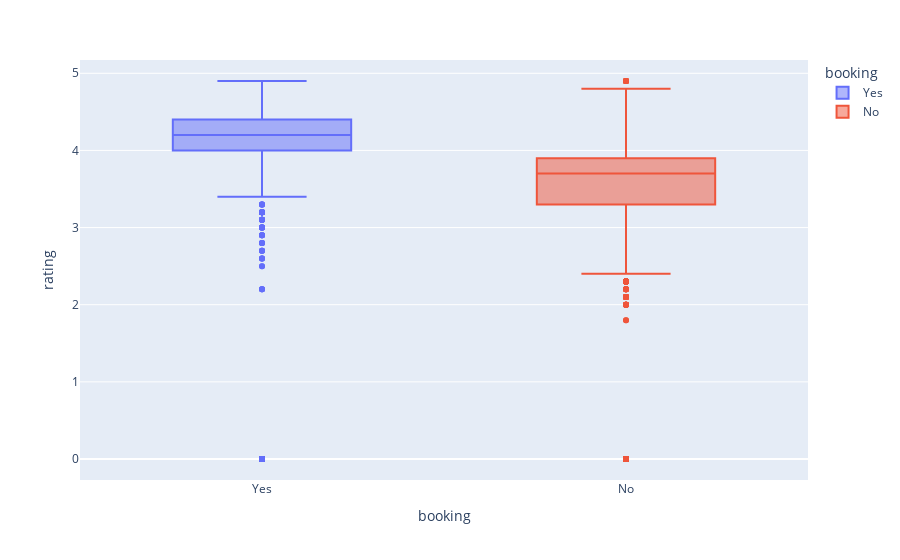

Notebook cell for this chart:
### Markdown cell above
* The restaurants which have the online order have the maximum rating but the restaurants which dont have has the lowest rating.
* Average rating of online order is higher.

### Code cell
fig= px.box(zomato,x='booking',
               y='rating',
            color='booking'            
               )
fig.show()

### Figure 1 — Plotly figure (JSON) as saved in the notebook; plotly's stock layout.template omitted (floating-point values rounded to 4 significant figures; data arrays with more than 128 entries replaced by an {"elided": "..."} marker saying what was removed)
{"data": [{"alignmentgroup": "True", "hovertemplate": "booking=%{x}<br>rating=%{y}<extra></extra>", "legendgroup": "Yes", "marker": {"color": "#636efa"}, "name": "Yes", "notched": false, "offsetgroup": "Yes", "orientation": "v", "showlegend": true, "type": "box", "x": {"elided": "5386 str values"}, "x0": " ", "xaxis": "x", "y": {"elided": "5386 float values"}, "y0": " ", "yaxis": "y"}, {"alignmentgroup": "True", "hovertemplate": "booking=%{x}<br>rating=%{y}<extra></extra>", "legendgroup": "No", "marker": {"color": "#EF553B"}, "name": "No", "notched": false, "offsetgroup": "No", "orientation": "v", "showlegend": true, "type": "box", "x": {"elided": "25572 str values"}, "x0": " ", "xaxis": "x", "y": {"elided": "25572 float values"}, "y0": " ", "yaxis": "y"}], "layout": {"boxmode": "overlay", "legend": {"title": {"text": "booking"}, "tracegroupgap": 0}, "margin": {"t": 60}, "xaxis": {"anchor": "y", "categoryarray": ["Yes", "No"], "categoryorder": "array", "domain": [0, 1], "title": {"text": "booking"}}, "yaxis": {"anchor": "x", "domain": [0, 1], "title": {"text": "rating"}}}}
